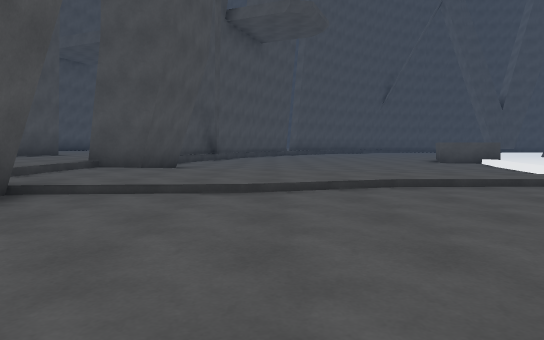
[1] (above)

15 first-person views from a walk through a scene from a Unity 3-D project. The camera is 1.2 m above the floor, tilts 4° down and sees 75° across. The floor is counted in squares, 2 m on a side. Each view is taken from the middle of a square. On the plan, view 1 faces up. The plan holds only what a view shows up to about 10 squares ahead; the rest is blank. The place goes on beyond the plan.

[2]
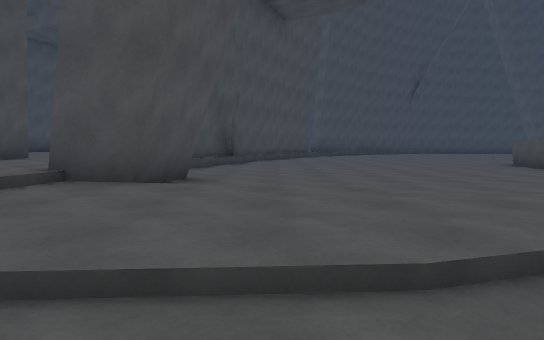

[3]
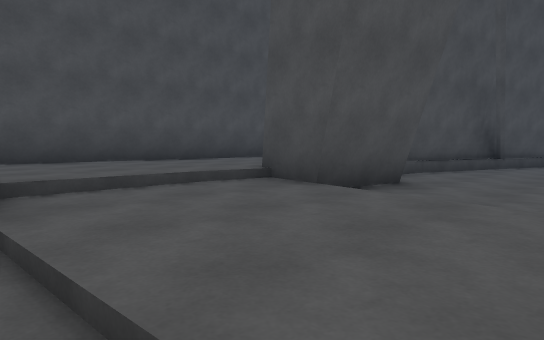

[4]
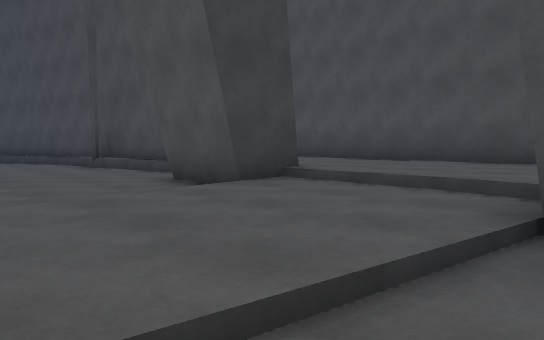

[5]
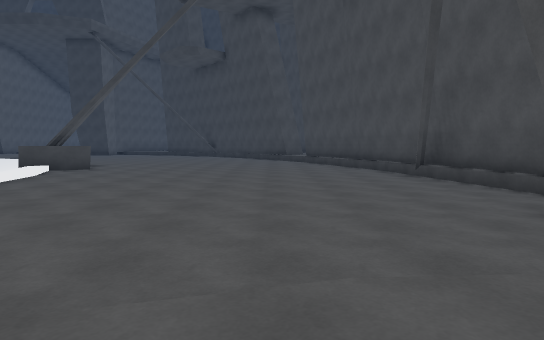

[6]
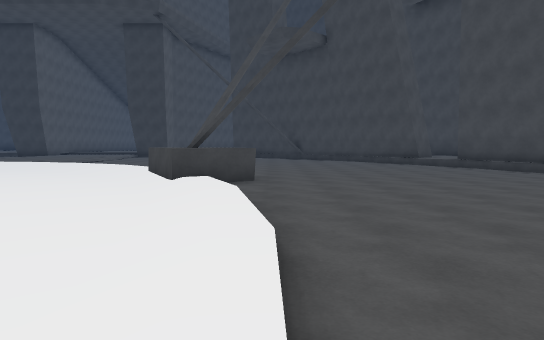

[7]
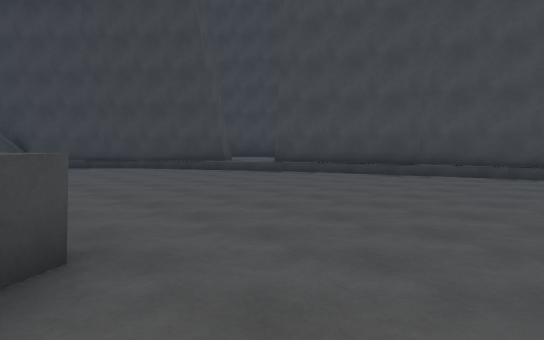

[8]
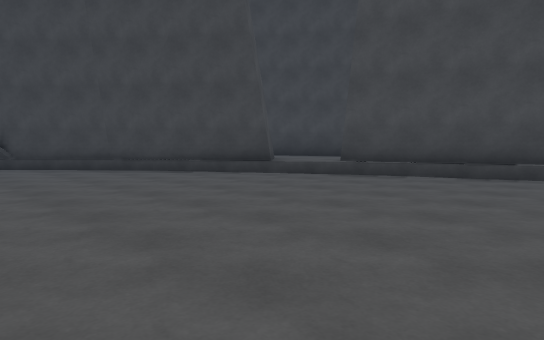

[9]
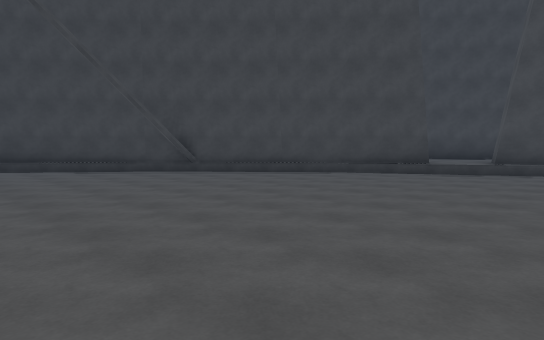

[10]
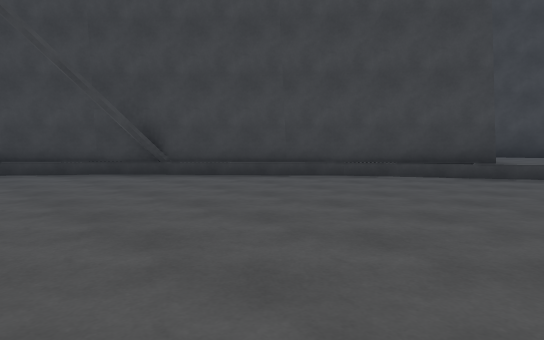

[11]
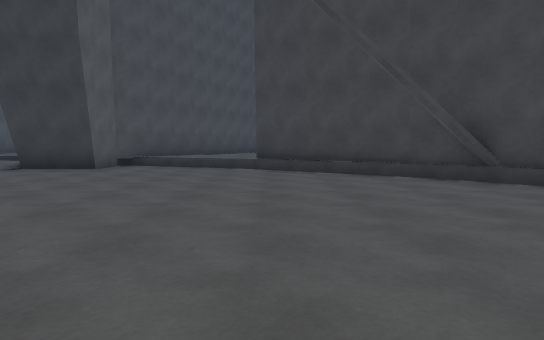

[12]
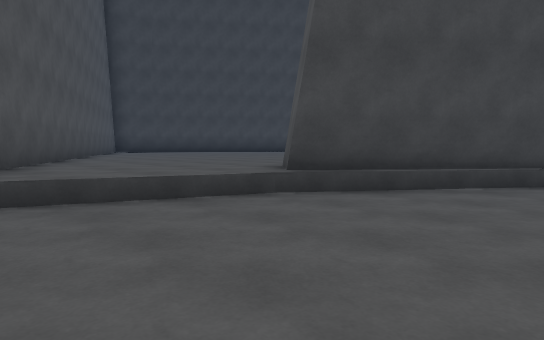

[13]
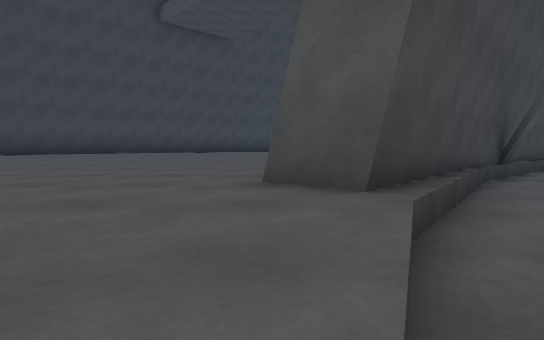

[14]
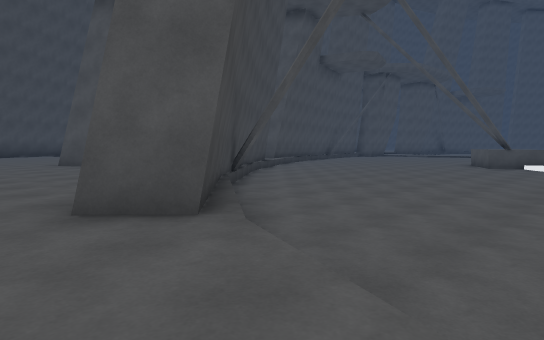

[15]
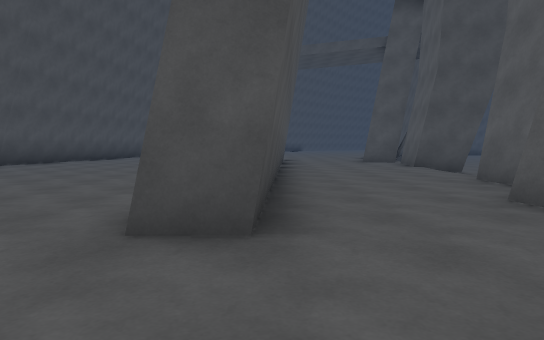

### Floor plan
Key: @ floor where view 1 was taken; # wall or solid block; . main floor; : floor 0.25 m higher than the main floor; + floor 0.5 m higher than the main floor; / step, stairs or slope; ^ raised ledge.
Columns run from 15 left of view 1 to 11 right of it. Each row starts with its distance up from view 1.
 13             #........^
 12        #+   #........^
 11        #++  /........
 10        #+++ ........./
  9        #+++ #......../
  8 ++++   #+++##......../
  7 ++++   #+++/:://..
  6  ++++  #+++/:::::///
  5   +++  #+++/::::////
  4   ++++ #+++##......
  3    +++ #+++##...... /
  2     +++#++##........//
  1     +++#++ #........//.
  0      +++++ #...@....//..
 -1       +++  #........//..
 -2        +   #........./...
 -3            #.........//...
 -4            #.........^^....
 -5            ##........^^/...
 -6             #........  :/..
 -7             #..........///.
 -8             ##...........
 -9              #/..........
-10              +/..........
-11           #+++#/.........
-12           ##  ##.........
-13                ##.........
-14                 ##........
-15                  ##........
-16                   ##.......
-17                    ##......
-18               +++   ##.....
-19               +++++++##/...
-20                +++++++#++/.
-21                 ++++++++++#
-22                 ++++++++++
-23                 +++++++++#
-24                 +++++++++#

Where each view was taken, in squares from view 1:
view 1: 0 up, 0 right, facing up
view 2: 3 up, 1 left, facing up
view 3: 4 up, 0 right, facing up-left
view 4: 8 up, 0 right, facing down-left
view 5: 6 up, 0 right, facing down
view 6: 3 up, 5 right, facing down
view 7: 2 down, 6 right, facing down-left
view 8: 5 down, 5 right, facing down-left
view 9: 7 down, 9 right, facing down-left
view 10: 9 down, 7 right, facing down-left
view 11: 10 down, 7 right, facing down
view 12: 16 down, 11 right, facing down-left
view 13: 20 down, 10 right, facing left
view 14: 21 down, 10 right, facing up-left
view 15: 2 down, 8 left, facing up
